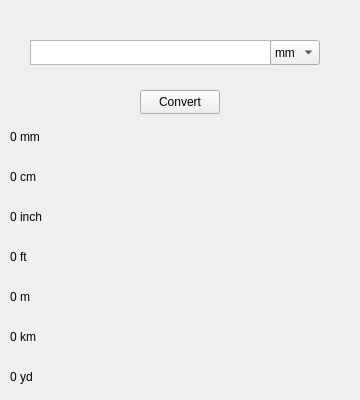
      <widget class="QWidget" name="page_11">
       <widget class="QLabel" name="label_30">
        <property name="geometry">
         <rect>
          <x>10</x>
          <y>130</y>
          <width>341</width>
          <height>21</height>
         </rect>
        </property>
        <property name="lineWidth">
         <number>0</number>
        </property>
        <property name="text">
         <string>0 mm</string>
        </property>
        <property name="alignment">
         <set>Qt::AlignLeading|Qt::AlignLeft|Qt::AlignTop</set>
        </property>
        <property name="margin">
         <number>2</number>
        </property>
        <property name="indent">
         <number>-1</number>
        </property>
       </widget>
       <widget class="QLabel" name="label_31">
        <property name="geometry">
         <rect>
          <x>10</x>
          <y>170</y>
          <width>341</width>
          <height>21</height>
         </rect>
        </property>
        <property name="lineWidth">
         <number>0</number>
        </property>
        <property name="text">
         <string>0 cm</string>
        </property>
        <property name="alignment">
         <set>Qt::AlignLeading|Qt::AlignLeft|Qt::AlignTop</set>
        </property>
        <property name="margin">
         <number>2</number>
        </property>
        <property name="indent">
         <number>-1</number>
        </property>
       </widget>
       <widget class="QLabel" name="label_32">
        <property name="geometry">
         <rect>
          <x>10</x>
          <y>210</y>
          <width>341</width>
          <height>21</height>
         </rect>
        </property>
        <property name="lineWidth">
         <number>0</number>
        </property>
        <property name="text">
         <string>0 inch</string>
        </property>
        <property name="alignment">
         <set>Qt::AlignLeading|Qt::AlignLeft|Qt::AlignTop</set>
        </property>
        <property name="margin">
         <number>2</number>
        </property>
        <property name="indent">
         <number>-1</number>
        </property>
       </widget>
       <widget class="QLabel" name="label_33">
        <property name="geometry">
         <rect>
          <x>10</x>
          <y>250</y>
          <width>341</width>
          <height>21</height>
         </rect>
        </property>
        <property name="lineWidth">
         <number>0</number>
        </property>
        <property name="text">
         <string>0 ft</string>
        </property>
        <property name="alignment">
         <set>Qt::AlignLeading|Qt::AlignLeft|Qt::AlignTop</set>
        </property>
        <property name="margin">
         <number>2</number>
        </property>
        <property name="indent">
         <number>-1</number>
        </property>
       </widget>
       <widget class="QLabel" name="label_34">
        <property name="geometry">
         <rect>
          <x>10</x>
          <y>290</y>
          <width>341</width>
          <height>20</height>
         </rect>
        </property>
        <property name="lineWidth">
         <number>0</number>
        </property>
        <property name="text">
         <string>0 m</string>
        </property>
        <property name="alignment">
         <set>Qt::AlignLeading|Qt::AlignLeft|Qt::AlignTop</set>
        </property>
        <property name="margin">
         <number>2</number>
        </property>
        <property name="indent">
         <number>-1</number>
        </property>
       </widget>
       <widget class="QLabel" name="label_35">
        <property name="geometry">
         <rect>
          <x>10</x>
          <y>330</y>
          <width>341</width>
          <height>21</height>
         </rect>
        </property>
        <property name="lineWidth">
         <number>0</number>
        </property>
        <property name="text">
         <string>0 km</string>
        </property>
        <property name="alignment">
         <set>Qt::AlignLeading|Qt::AlignLeft|Qt::AlignTop</set>
        </property>
        <property name="margin">
         <number>2</number>
        </property>
        <property name="indent">
         <number>-1</number>
        </property>
       </widget>
       <widget class="QPlainTextEdit" name="plainTextEdit_12">
        <property name="geometry">
         <rect>
          <x>30</x>
          <y>40</y>
          <width>241</width>
          <height>25</height>
         </rect>
        </property>
        <property name="font">
         <font>
          <family>Segoe UI</family>
          <pointsize>9</pointsize>
          <bold>true</bold>
         </font>
        </property>
        <property name="verticalScrollBarPolicy">
         <enum>Qt::ScrollBarAlwaysOff</enum>
        </property>
        <property name="horizontalScrollBarPolicy">
         <enum>Qt::ScrollBarAlwaysOff</enum>
        </property>
        <property name="plainText">
         <string/>
        </property>
       </widget>
       <widget class="QComboBox" name="comboBox1_7">
        <property name="geometry">
         <rect>
          <x>270</x>
          <y>40</y>
          <width>50</width>
          <height>25</height>
         </rect>
        </property>
        <item>
         <property name="text">
          <string>mm</string>
         </property>
        </item>
        <item>
         <property name="text">
          <string>cm</string>
         </property>
        </item>
        <item>
         <property name="text">
          <string>inch</string>
         </property>
        </item>
        <item>
         <property name="text">
          <string>ft</string>
         </property>
        </item>
        <item>
         <property name="text">
          <string>m</string>
         </property>
        </item>
        <item>
         <property name="text">
          <string>km</string>
         </property>
        </item>
        <item>
         <property name="text">
          <string>yd</string>
         </property>
        </item>
       </widget>
       <widget class="QPushButton" name="pushButton1_7">
        <property name="geometry">
         <rect>
          <x>140</x>
          <y>90</y>
          <width>80</width>
          <height>24</height>
         </rect>
        </property>
        <property name="text">
         <string>Convert</string>
        </property>
       </widget>
       <widget class="QLabel" name="label_84">
        <property name="geometry">
         <rect>
          <x>10</x>
          <y>370</y>
          <width>341</width>
          <height>21</height>
         </rect>
        </property>
        <property name="lineWidth">
         <number>0</number>
        </property>
        <property name="text">
         <string>0 yd</string>
        </property>
        <property name="alignment">
         <set>Qt::AlignLeading|Qt::AlignLeft|Qt::AlignTop</set>
        </property>
        <property name="margin">
         <number>2</number>
        </property>
        <property name="indent">
         <number>-1</number>
        </property>
       </widget>
      </widget>
